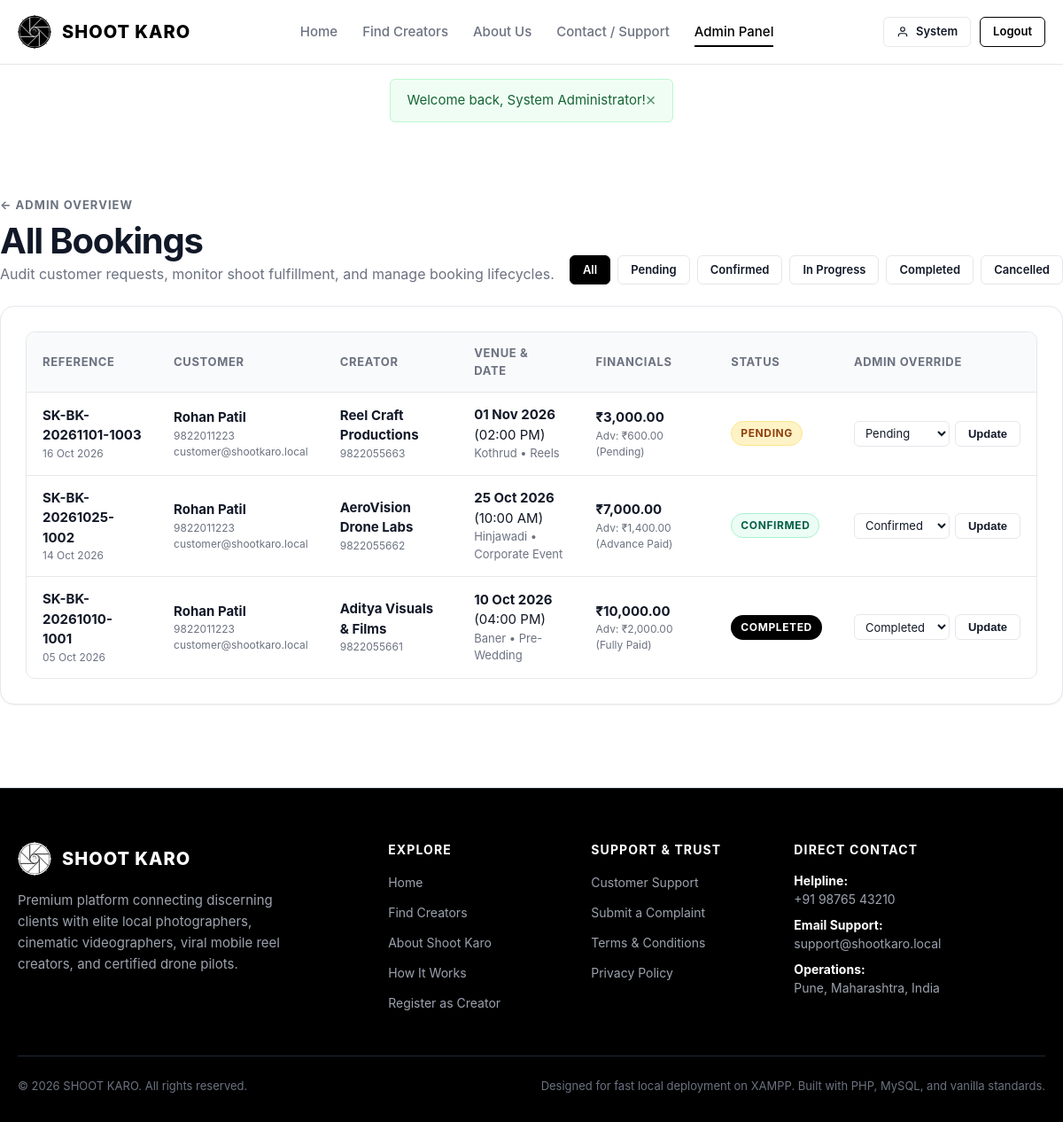
The app's page /admin/bookings.php (signed in) with its own data.
### tables this page shows
CREATE TABLE `bookings` (
  `id` INT UNSIGNED AUTO_INCREMENT PRIMARY KEY,
  `booking_reference` VARCHAR(40) NOT NULL UNIQUE,
  `customer_id` INT UNSIGNED NOT NULL,
  `creator_id` INT UNSIGNED NOT NULL,
  `city_id` INT UNSIGNED NOT NULL,
  `area_id` INT UNSIGNED NOT NULL,
  `customer_name` VARCHAR(120) NOT NULL,
  `customer_email` VARCHAR(150) NOT NULL,
  `customer_phone` VARCHAR(25) NOT NULL,
  `shoot_venue` VARCHAR(255) NOT NULL,
  `shoot_date` DATE NOT NULL,
  `shoot_time` TIME NOT NULL,
  `occasion` VARCHAR(100) NOT NULL,
  `duration_hours` INT UNSIGNED NOT NULL DEFAULT 2,
  `deliverable_type` ENUM('photos', 'video', 'both') NOT NULL DEFAULT 'both',
  `photo_count_estimate` VARCHAR(50) DEFAULT '50-100 Photos',
  `video_duration_estimate` VARCHAR(50) DEFAULT '1-3 Minutes Highlights',
  `editing_requirements` TEXT DEFAULT NULL,
  `special_instructions` TEXT DEFAULT NULL,
  `starting_price` DECIMAL(10,2) NOT NULL DEFAULT 0.00,
  `equipment_charges` DECIMAL(10,2) NOT NULL DEFAULT 0.00,
  `duration_charges` DECIMAL(10,2) NOT NULL DEFAULT 0.00,
  `total_amount` DECIMAL(10,2) NOT NULL DEFAULT 0.00,
  `advance_percentage` DECIMAL(5,2) NOT NULL DEFAULT 20.00,
  `advance_amount` DECIMAL(10,2) NOT NULL DEFAULT 0.00,
  `balance_amount` DECIMAL(10,2) NOT NULL DEFAULT 0.00,
  `status` ENUM('pending', 'accepted', 'rejected', 'confirmed', 'in_progress', 'completed', 'cancelled') NOT NULL DEFAULT 'pending',
  `payment_status` ENUM('pending', 'advance_paid', 'fully_paid', 'refunded') NOT NULL DEFAULT 'pending',
  `cancellation_reason` VARCHAR(255) DEFAULT NULL,
  `created_at` TIMESTAMP DEFAULT CURRENT_TIMESTAMP,
  `updated_at` TIMESTAMP DEFAULT CURRENT_TIMESTAMP ON UPDATE CURRENT_TIMESTAMP,
  FOREIGN KEY (`customer_id`) REFERENCES `users`(`id`),
  FOREIGN KEY (`creator_id`) REFERENCES `creator_profiles`(`id`),
  FOREIGN KEY (`city_id`) REFERENCES `cities`(`id`),
  FOREIGN KEY (`area_id`) REFERENCES `areas`(`id`),
  INDEX `idx_booking_status` (`status`),
  INDEX `idx_booking_date` (`shoot_date`),
  INDEX `idx_booking_ref` (`booking_reference`)
);

CREATE TABLE `creator_profiles` (
  `id` INT UNSIGNED AUTO_INCREMENT PRIMARY KEY,
  `user_id` INT UNSIGNED NOT NULL UNIQUE,
  `studio_name` VARCHAR(150) DEFAULT NULL,
  `city_id` INT UNSIGNED DEFAULT NULL,
  `area_id` INT UNSIGNED DEFAULT NULL,
  `bio` TEXT DEFAULT NULL,
  `profile_image` VARCHAR(255) DEFAULT NULL,
  `starting_price` DECIMAL(10,2) NOT NULL DEFAULT 3000.00,
  `experience_years` INT UNSIGNED DEFAULT 1,
  `portfolio_url` VARCHAR(255) DEFAULT NULL,
  `instagram_url` VARCHAR(255) DEFAULT NULL,
  `youtube_url` VARCHAR(255) DEFAULT NULL,
  `is_approved` TINYINT(1) NOT NULL DEFAULT 0,
  `is_available` TINYINT(1) NOT NULL DEFAULT 1,
  `created_at` TIMESTAMP DEFAULT CURRENT_TIMESTAMP,
  `updated_at` TIMESTAMP DEFAULT CURRENT_TIMESTAMP ON UPDATE CURRENT_TIMESTAMP,
  FOREIGN KEY (`user_id`) REFERENCES `users`(`id`) ON DELETE CASCADE,
  FOREIGN KEY (`city_id`) REFERENCES `cities`(`id`) ON DELETE SET NULL,
  FOREIGN KEY (`area_id`) REFERENCES `areas`(`id`) ON DELETE SET NULL,
  INDEX `idx_creator_approved` (`is_approved`),
  INDEX `idx_creator_available` (`is_available`),
  INDEX `idx_creator_price` (`starting_price`)
);

CREATE TABLE `users` (
  `id` INT UNSIGNED AUTO_INCREMENT PRIMARY KEY,
  `role` ENUM('customer', 'creator', 'admin') NOT NULL DEFAULT 'customer',
  `name` VARCHAR(120) NOT NULL,
  `email` VARCHAR(150) NOT NULL UNIQUE,
  `phone` VARCHAR(25) NOT NULL,
  `password_hash` VARCHAR(255) NOT NULL,
  `status` ENUM('active', 'pending', 'suspended') NOT NULL DEFAULT 'active',
  `created_at` TIMESTAMP DEFAULT CURRENT_TIMESTAMP,
  `updated_at` TIMESTAMP DEFAULT CURRENT_TIMESTAMP ON UPDATE CURRENT_TIMESTAMP,
  INDEX `idx_users_role` (`role`),
  INDEX `idx_users_status` (`status`)
);

CREATE TABLE `areas` (
  `id` INT UNSIGNED AUTO_INCREMENT PRIMARY KEY,
  `city_id` INT UNSIGNED NOT NULL,
  `name` VARCHAR(100) NOT NULL,
  `postal_code` VARCHAR(20) DEFAULT NULL,
  `is_active` TINYINT(1) NOT NULL DEFAULT 1,
  `created_at` TIMESTAMP DEFAULT CURRENT_TIMESTAMP,
  FOREIGN KEY (`city_id`) REFERENCES `cities`(`id`) ON DELETE CASCADE,
  INDEX `idx_areas_city` (`city_id`)
);

### config/app.php (called while the page is built, shortened)
<?php
function url(string $path = ''): string {
    return BASE_URL . ltrim($path, '/');
}

### admin/bookings.php (the view, shortened to what this page needs)
<?php
require_once dirname(__DIR__) . '/config/app.php';
require_once INCLUDES_PATH . '/functions.php';
$pdo = get_db_connection();
$statusFilter = $_GET['status'] ?? 'all';
$sql = "
    SELECT
        b.*,
        cp.studio_name,
        u_cr.name as creator_name,
        u_cr.phone as creator_phone,
        c.name as city_name,
        a.name as area_name
    FROM bookings b
    JOIN creator_profiles cp ON b.creator_id = cp.id
    JOIN users u_cr ON cp.user_id = u_cr.id
    LEFT JOIN cities c ON b.city_id = c.id
    LEFT JOIN areas a ON b.area_id = a.id
";
$params = [];
$sql .= " ORDER BY b.created_at DESC";
$stmt = $pdo->prepare($sql);
$stmt->execute($params);
$bookings = $stmt->fetchAll();
require_once INCLUDES_PATH . '/header.php';
?>
<div class="container section">
  <div style="display: flex; justify-content: space-between; align-items: flex-end; margin-bottom: 24px; flex-wrap: wrap; gap: 16px;">
    <div>
      <div class="section-subtitle"><a href="<?php echo url('admin/index.php'); ?>" style="color: var(--text-muted);">&larr; Admin Overview</a></div>
      <h1>All Bookings</h1>
      <p>Audit customer requests, monitor shoot fulfillment, and manage booking lifecycles.</p>
    </div>
    <div style="display: flex; gap: 8px; flex-wrap: wrap;">
      <a href="<?php echo url('admin/bookings.php?status=all'); ?>" class="btn <?php echo ($statusFilter === 'all') ? 'btn-primary' : 'btn-secondary'; ?> btn-sm">All</a>
      <a href="<?php echo url('admin/bookings.php?status=pending'); ?>" class="btn <?php echo ($statusFilter === 'pending') ? 'btn-primary' : 'btn-secondary'; ?> btn-sm">Pending</a>
      <a href="<?php echo url('admin/bookings.php?status=confirmed'); ?>" class="btn <?php echo ($statusFilter === 'confirmed') ? 'btn-primary' : 'btn-secondary'; ?> btn-sm">Confirmed</a>
      <a href="<?php echo url('admin/bookings.php?status=in_progress'); ?>" class="btn <?php echo ($statusFilter === 'in_progress') ? 'btn-primary' : 'btn-secondary'; ?> btn-sm">In Progress</a>
      <a href="<?php echo url('admin/bookings.php?status=completed'); ?>" class="btn <?php echo ($statusFilter === 'completed') ? 'btn-primary' : 'btn-secondary'; ?> btn-sm">Completed</a>
      <a href="<?php echo url('admin/bookings.php?status=cancelled'); ?>" class="btn <?php echo ($statusFilter === 'cancelled') ? 'btn-primary' : 'btn-secondary'; ?> btn-sm">Cancelled</a>
    </div>
  </div>
  <div class="card">
    <div class="table-responsive">
      <table class="table">
        <thead>
          <tr>
            <th>Reference</th>
            <th>Customer</th>
            <th>Creator</th>
            <th>Venue &amp; Date</th>
            <th>Financials</th>
            <th>Status</th>
            <th>Admin Override</th>
          </tr>
        </thead>
        <tbody>
          <?php if (empty($bookings)): ?>
            <tr><td colspan="7" style="text-align: center; color: var(--text-muted);">No bookings found for this filter.</td></tr>
          <?php else: ?>
            <?php foreach ($bookings as $b): ?>
              <tr>
                <td>
                  <strong><?php echo e($b['booking_reference']); ?></strong>
                  <div style="font-size: 0.75rem; color: var(--text-muted);"><?php echo format_date($b['created_at']); ?></div>
                </td>
                <td>
                  <strong><?php echo e($b['customer_name']); ?></strong>
                  <div style="font-size: 0.75rem; color: var(--text-muted);"><?php echo e($b['customer_phone']); ?></div>
                  <div style="font-size: 0.75rem; color: var(--text-muted);"><?php echo e($b['customer_email']); ?></div>
                </td>
                <td>
                  <strong><?php echo e($b['studio_name'] ?: $b['creator_name']); ?></strong>
                  <div style="font-size: 0.75rem; color: var(--text-muted);"><?php echo e($b['creator_phone']); ?></div>
                </td>
                <td>
                  <div><strong><?php echo format_date($b['shoot_date']); ?></strong> (<?php echo format_time($b['shoot_time']); ?>)</div>
                  <div style="font-size: 0.8125rem; color: var(--text-muted);"><?php echo e($b['area_name']); ?> &bull; <?php echo e($b['occasion']); ?></div>
                </td>
                <td>
                  <div><strong><?php echo format_inr($b['total_amount']); ?></strong></div>
                  <div style="font-size: 0.75rem; color: var(--text-muted);">Adv: <?php echo format_inr($b['advance_amount']); ?> (<?php echo ucwords(str_replace('_', ' ', $b['payment_status'])); ?>)</div>
                </td>
                <td>
                  <?php echo get_status_badge($b['status']); ?>
                </td>
                <td>
                  <form action="<?php echo url('actions/admin-action.php?action=update_booking_status'); ?>" method="POST" style="display: flex; gap: 6px;">
                    <select name="new_status" class="form-control" style="font-size: 0.8125rem; padding: 4px 8px; width: auto;">
                      <option value="pending" <?php echo ($b['status'] === 'pending') ? 'selected' : ''; ?>>Pending</option>
                      <option value="confirmed" <?php echo ($b['status'] === 'confirmed') ? 'selected' : ''; ?>>Confirmed</option>
                      <option value="completed" <?php echo ($b['status'] === 'completed') ? 'selected' : ''; ?>>Completed</option>
                    </select>
                    <button type="submit" class="btn btn-secondary btn-sm">Update</button>
                  </form>
                </td>
              </tr>
            <?php endforeach; ?>
          <?php endif; ?>
        </tbody>
      </table>
    </div>
  </div>
</div>
<?php require_once INCLUDES_PATH . '/footer.php'; ?>

### includes/functions.php (shortened to what this page needs)
<?php
function e(?string $value): string {
    return htmlspecialchars((string) $value, ENT_QUOTES, 'UTF-8');
}
function format_inr(float $amount): string {
    return '₹' . number_format($amount, 2);
}
function format_date(?string $datetime, string $format = 'd M Y'): string {
    $timestamp = strtotime($datetime);
    return $timestamp ? date($format, $timestamp) : 'N/A';
}
function format_time(?string $time, string $format = 'h:i A'): string {
    $timestamp = strtotime($time);
    return $timestamp ? date($format, $timestamp) : 'N/A';
}
function get_flash(): array {
    $messages = $_SESSION['flash_messages'] ?? [];
    return $messages;
}
function render_flash(): string {
    $messages = get_flash();
    $html = '<div class="flash-messages-container">';
    foreach ($messages as $msg) {
        $type = e($msg['type']);
        $text = e($msg['message']);
        $html .= "<div class=\"alert alert-{$type}\" role=\"alert\">";
        $html .= "<span>{$text}</span>";
        $html .= "<button type=\"button\" class=\"alert-close\" onclick=\"this.parentElement.remove()\" aria-label=\"Close\">&times;</button>";
        $html .= "</div>";
    }
    $html .= '</div>';
    return $html;
}
function get_status_badge(string $status): string {
    $map = [
        'pending'     => 'badge-pending',
        'accepted'    => 'badge-info',
        'rejected'    => 'badge-danger',
        'confirmed'   => 'badge-success',
        'in_progress' => 'badge-primary',
        'completed'   => 'badge-completed',
        'cancelled'   => 'badge-danger',
        'active'      => 'badge-success',
        'suspended'   => 'badge-danger',
        'paid'        => 'badge-success',
        'advance_paid'=> 'badge-info',
        'fully_paid'  => 'badge-success',
        'open'        => 'badge-pending',
        'resolved'    => 'badge-success',
    ];
    $cls = $map[strtolower($status)] ?? 'badge-secondary';
    $label = ucwords(str_replace('_', ' ', $status));
    return "<span class=\"badge {$cls}\">{$label}</span>";
}

### assets/css/style.css (style rules this page uses)
:root { --bg-primary: #ffffff; --bg-secondary: #f9fafb; --bg-tertiary: #f3f4f6; --bg-dark: #0a0a0a; --text-main: #111827; --text-muted: #6b7280; --text-light: #9ca3af; --border-color: #e5e7eb; --border-dark: #1f2937; --primary-black: #000000; --primary-hover: #1f2937; --accent-gray: #374151; --accent-light: #e5e7eb; --shadow-sm: 0 1px 2px 0 rgba(0, 0, 0, 0.05); --shadow-md: 0 4px 6px -1px rgba(0, 0, 0, 0.08), 0 2px 4px -1px rgba(0, 0, 0, 0.04); --shadow-lg: 0 10px 25px -3px rgba(0, 0, 0, 0.1), 0 4px 6px -2px rgba(0, 0, 0, 0.05); --radius-sm: 6px; --radius-md: 10px; --radius-lg: 16px; --radius-full: 9999px; --font-family: -apple-system, BlinkMacSystemFont, "Segoe UI", Roboto, "Helvetica Neue", Arial, sans-serif; --container-max: 1200px; }
*, *::before, *::after { box-sizing: border-box; margin: 0; padding: 0; }
body { font-family: var(--font-family); background-color: var(--bg-primary); color: var(--text-main); line-height: 1.5; -webkit-font-smoothing: antialiased; min-height: 100vh; display: flex; flex-direction: column; }
a { color: inherit; text-decoration: none; transition: color 0.15s ease; }
.container { width: 100%; max-width: var(--container-max); margin-left: auto; margin-right: auto; padding-left: 20px; padding-right: 20px; }
h1, h2, h3, h4, h5, h6 { font-weight: 700; color: var(--text-main); line-height: 1.25; }
h1 { font-size: 2.5rem; letter-spacing: -0.03em; }
p { color: var(--text-muted); }
.btn { display: inline-flex; align-items: center; justify-content: center; gap: 8px; font-size: 0.9375rem; font-weight: 600; padding: 10px 20px; border-radius: var(--radius-sm); border: 1px solid transparent; cursor: pointer; transition: all 0.15s ease-in-out; text-decoration: none; white-space: nowrap; }
.btn-primary { background-color: var(--primary-black); color: #ffffff; border-color: var(--primary-black); }
.btn-secondary { background-color: #ffffff; color: var(--text-main); border-color: var(--border-color); }
.btn-sm { padding: 6px 14px; font-size: 0.8125rem; }
.section { padding: 70px 0; }
.section-subtitle { font-size: 0.8125rem; font-weight: 700; text-transform: uppercase; letter-spacing: 0.08em; color: var(--text-muted); margin-bottom: 6px; }
.form-control { width: 100%; padding: 10px 14px; font-size: 0.9375rem; font-family: inherit; color: var(--text-main); background-color: #ffffff; border: 1px solid var(--border-color); border-radius: var(--radius-sm); transition: border-color 0.15s ease, box-shadow 0.15s ease; outline: none; }
.badge { display: inline-flex; align-items: center; padding: 4px 10px; border-radius: var(--radius-full); font-size: 0.75rem; font-weight: 700; text-transform: uppercase; letter-spacing: 0.05em; border: 1px solid transparent; }
.badge-pending { background-color: #fef3c7; color: #92400e; border-color: #fde68a; }
.badge-success { background-color: #ecfdf5; color: #065f46; border-color: #a7f3d0; }
.badge-completed { background-color: #000000; color: #ffffff; }
.flash-messages-container { max-width: var(--container-max); margin: 16px auto 0; padding: 0 20px; }
.alert { display: flex; align-items: center; justify-content: space-between; padding: 12px 18px; border-radius: var(--radius-sm); margin-bottom: 14px; font-size: 0.9375rem; border: 1px solid; }
.alert-success { background-color: #f0fdf4; color: #166534; border-color: #bbf7d0; }
.alert-close { background: none; border: none; font-size: 1.25rem; line-height: 1; cursor: pointer; color: inherit; opacity: 0.7; }
.table-responsive { width: 100%; overflow-x: auto; border: 1px solid var(--border-color); border-radius: var(--radius-md); background-color: #ffffff; }
.table { width: 100%; border-collapse: collapse; text-align: left; font-size: 0.9375rem; }
.table th, .table td { padding: 14px 18px; border-bottom: 1px solid var(--border-color); }
.table th { background-color: var(--bg-secondary); font-weight: 700; font-size: 0.8125rem; text-transform: uppercase; letter-spacing: 0.05em; color: var(--text-muted); }
.table tr:last-child td { border-bottom: none; }
.card { background-color: #ffffff; border: 1px solid var(--border-color); border-radius: var(--radius-lg); padding: 28px; box-shadow: var(--shadow-sm); margin-bottom: 24px; }

### records on screen
bookings: booking_reference "SK-BK-20261101-1003", created_at "16 Oct 2026", customer_name "Rohan Patil", customer_phone "9822011223", customer_email "customer@shootkaro.local", creator.studio_name "Reel Craft Productions", users.phone "9822055663", shoot_date "01 Nov 2026", shoot_time "02:00 PM", area.name "Kothrud", occasion "Reels", total_amount "₹3,000.00", advance_amount "₹600.00", payment_status "Pending", status "PENDING", new_status "Pending"
bookings: booking_reference "SK-BK-20261025-1002", created_at "14 Oct 2026", customer_name "Rohan Patil", customer_phone "9822011223", customer_email "customer@shootkaro.local", creator.studio_name "AeroVision Drone Labs", users.phone "9822055662", shoot_date "25 Oct 2026", shoot_time "10:00 AM", area.name "Hinjawadi", occasion "Corporate Event", total_amount "₹7,000.00", advance_amount "₹1,400.00", payment_status "Advance Paid", status "CONFIRMED", new_status "Confirmed"
bookings: booking_reference "SK-BK-20261010-1001", created_at "05 Oct 2026", customer_name "Rohan Patil", customer_phone "9822011223", customer_email "customer@shootkaro.local", creator.studio_name "Aditya Visuals & Films", users.phone "9822055661", shoot_date "10 Oct 2026", shoot_time "04:00 PM", area.name "Baner", occasion "Pre-Wedding", total_amount "₹10,000.00", advance_amount "₹2,000.00", payment_status "Fully Paid", status "COMPLETED", new_status "Completed"

### other values on screen
APP_NAME "SHOOT KARO"
explode(' ', $user['name'])[0] "System"
$text "Welcome back, System Administrator!"
SUPPORT_PHONE "+91 98765 43210"
SUPPORT_EMAIL "support@shootkaro.local"
